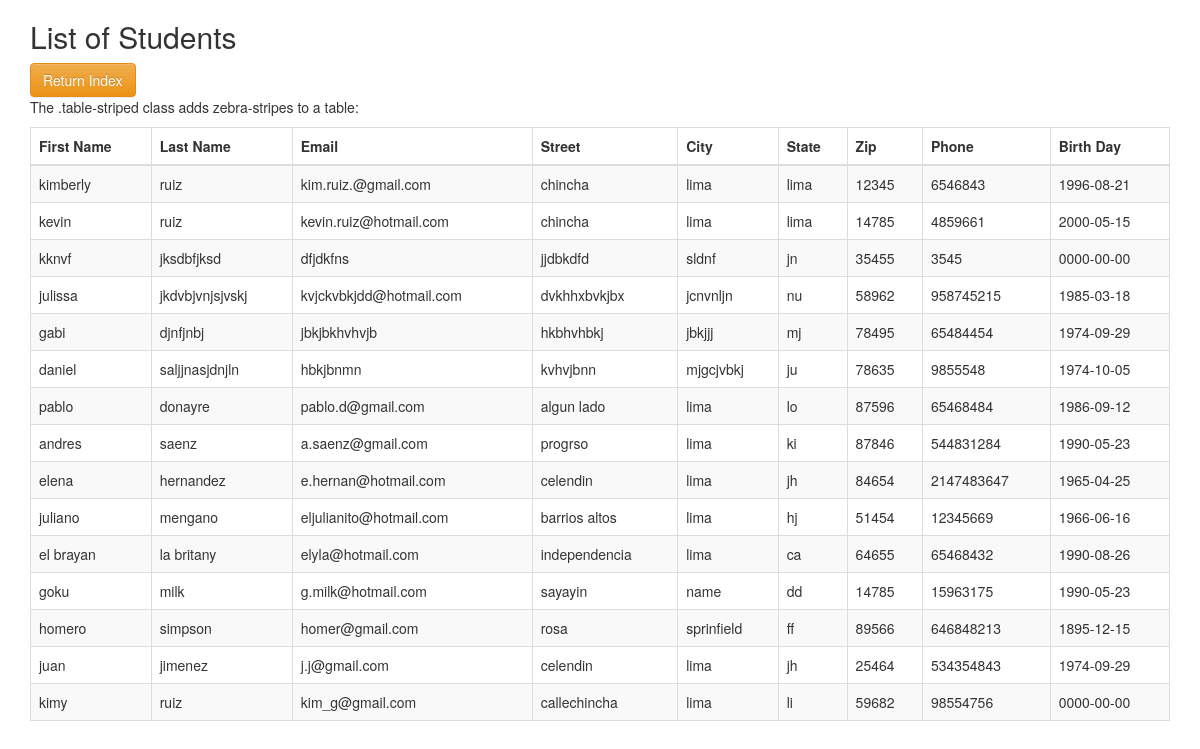
The page /getstudentinfo.php on the database its author committed.
### tables this page shows
CREATE TABLE `students` (
  `student_id` int(11) NOT NULL,
  `first_name` varchar(30) NOT NULL,
  `last_name` varchar(30) NOT NULL,
  `email` varchar(30) NOT NULL,
  `street` varchar(30) NOT NULL,
  `city` varchar(30) NOT NULL,
  `state` varchar(30) NOT NULL,
  `zip` int(5) NOT NULL,
  `phone` int(10) NOT NULL,
  `birth_date` date NOT NULL,
  `sex` varchar(1) NOT NULL,
  `date_entered` date NOT NULL,
  `lunch_cost` float NOT NULL
);

### getstudentinfo.php (the view, shortened to what this page needs)
<!DOCTYPE html>
<html>
  <head>
  </head>
  <body>
    <?php
    require_once('mysqli_connect.php');
    $query = "SELECT first_name, last_name, email, street, city, state, zip,
    phone, birth_date FROM students";
    $response = @mysqli_query($dbc, $query);
    ?>
    <div class="container">
    <h2>List of Students</h2>
    <a href="index.php" class="btn btn-warning" role="button">Return Index</a>
    <p>The .table-striped class adds zebra-stripes to a table:</p>
    <table id="tabla1" class="table table-striped table-bordered">
      <thead>
        <tr>
          <th>First Name</th>
          <th>Last Name</th>
          <th>Email</th>
          <th>Street</th>
          <th>City</th>
          <th>State</th>
          <th>Zip</th>
          <th>Phone</th>
          <th>Birth Day</th>
        </tr>
      </thead>
      <tbody>
        <?php  if($response){
                  while($row = mysqli_fetch_array($response)){ ?>
        <tr>
          <td><?php echo $row['first_name'];?></td>
          <td><?php echo $row['last_name']; ?></td>
          <td><?php echo $row['email']; ?></td>
          <td><?php echo $row['street']; ?></td>
          <td><?php echo $row['city']; ?></td>
          <td><?php echo $row['state']; ?></td>
          <td><?php echo $row['zip']; ?></td>
          <td><?php echo $row['phone']; ?></td>
          <td><?php echo $row['birth_date']; ?></td>
        </tr>
        <?php }
                }
                else {
                echo "Couldn't issue database query<br />";
                echo mysqli_error($dbc);
                }
                mysqli_close($dbc); ?>
      </tbody>
    </table>
  </div>
  </body>
</html>

### rows shown on the page
students: first_name "kimberly", last_name "ruiz", email "kim.ruiz.@gmail.com", street "chincha", city "lima", state "lima", zip "12345", phone "6546843", birth_date "1996-08-21"
students: first_name "kevin", last_name "ruiz", email "kevin.ruiz@hotmail.com", street "chincha", city "lima", state "lima", zip "14785", phone "4859661", birth_date "2000-05-15"
students: first_name "kknvf", last_name "jksdbfjksd", email "dfjdkfns", street "jjdbkdfd", city "sldnf", state "jn", zip "35455", phone "3545", birth_date "0000-00-00"
students: first_name "julissa", last_name "jkdvbjvnjsjvskj", email "kvjckvbkjdd@hotmail.com", street "dvkhhxbvkjbx", city "jcnvnljn", state "nu", zip "58962", phone "958745215", birth_date "1985-03-18"
students: first_name "gabi", last_name "djnfjnbj", email "jbkjbkhvhvjb", street "hkbhvhbkj", city "jbkjjj", state "mj", zip "78495", phone "65484454", birth_date "1974-09-29"
students: first_name "daniel", last_name "saljjnasjdnjln", email "hbkjbnmn", street "kvhvjbnn", city "mjgcjvbkj", state "ju", zip "78635", phone "9855548", birth_date "1974-10-05"
students: first_name "pablo", last_name "donayre", email "pablo.d@gmail.com", street "algun lado", city "lima", state "lo", zip "87596", phone "65468484", birth_date "1986-09-12"
students: first_name "andres", last_name "saenz", email "a.saenz@gmail.com", street "progrso", city "lima", state "ki", zip "87846", phone "544831284", birth_date "1990-05-23"
students: first_name "elena", last_name "hernandez", email "e.hernan@hotmail.com", street "celendin", city "lima", state "jh", zip "84654", phone "2147483647", birth_date "1965-04-25"
students: first_name "juliano", last_name "mengano", email "eljulianito@hotmail.com", street "barrios altos", city "lima", state "hj", zip "51454", phone "12345669", birth_date "1966-06-16"
students: first_name "el brayan", last_name "la britany", email "elyla@hotmail.com", street "independencia", city "lima", state "ca", zip "64655", phone "65468432", birth_date "1990-08-26"
students: first_name "goku", last_name "milk", email "g.milk@hotmail.com", street "sayayin", city "name", state "dd", zip "14785", phone "15963175", birth_date "1990-05-23"
students: first_name "homero", last_name "simpson", email "homer@gmail.com", street "rosa", city "sprinfield", state "ff", zip "89566", phone "646848213", birth_date "1895-12-15"
students: first_name "juan", last_name "jimenez", email "j.j@gmail.com", street "celendin", city "lima", state "jh", zip "25464", phone "534354843", birth_date "1974-09-29"
students: first_name "kimy", last_name "ruiz", email "kim_g@gmail.com", street "callechincha", city "lima", state "li", zip "59682", phone "98554756", birth_date "0000-00-00"
